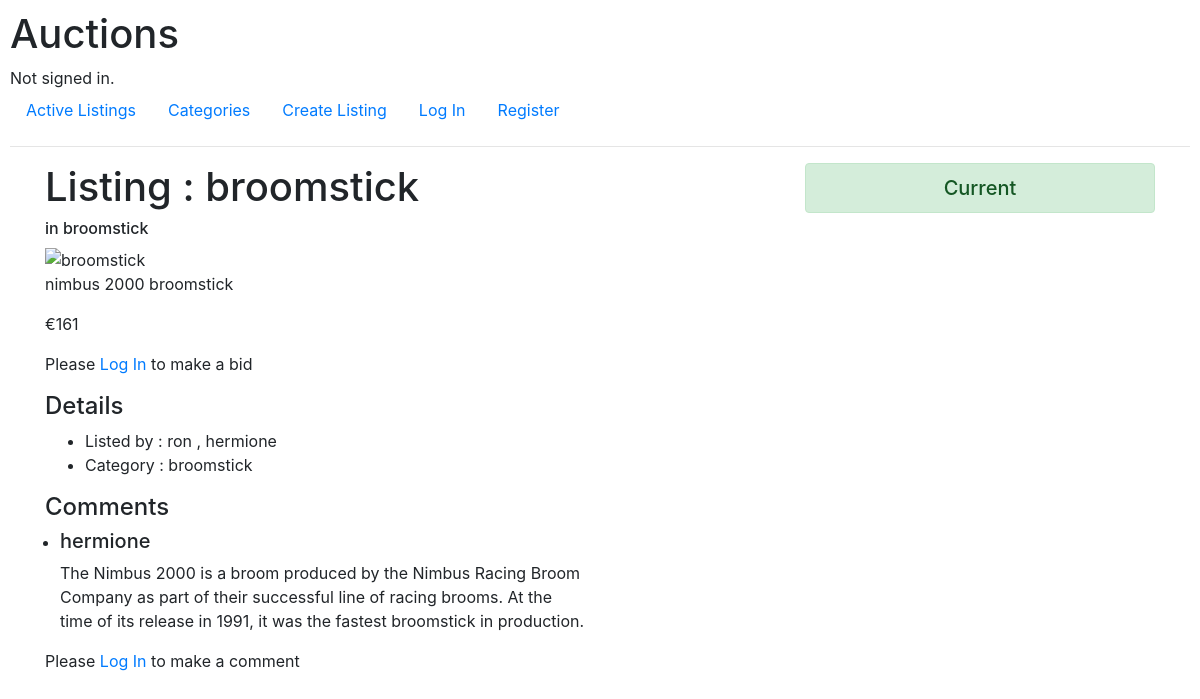
Page /listings/1 on the committed database.
### auctions/models.py (models this page shows, shortened)
class AuctionListing(models.Model):
    title = models.CharField(max_length=255)
    description = models.TextField()
    price = models.IntegerField()
    image = models.URLField(blank=True)
    created = models.DateTimeField(auto_now=True)
    active = models.BooleanField()
    category = models.ForeignKey(Category,blank=True, on_delete=models.SET_NULL, null=True, related_name="categories")
    winner = models.ForeignKey(User,blank=True, on_delete=models.SET_NULL, null=True, related_name="winner")
    seller = models.ForeignKey(User, on_delete=models.CASCADE, related_name="seller")

class Category(models.Model):
    name = models.CharField(max_length=65)
    def __str__(self):
        return f"{self.name}"

class WatchList(models.Model):
    user = models.ForeignKey(User, on_delete=models.CASCADE, related_name="watcher")
    auction = models.ForeignKey(AuctionListing, on_delete=models.CASCADE, related_name="auction")
    def __str__(self):
        return f"{self.user}"

class User(AbstractUser):
    pass

class Comment(models.Model):
    comment = models.TextField()
    author = models.ForeignKey(User, on_delete=models.CASCADE, related_name="author")
    auction = models.ForeignKey(AuctionListing, on_delete=models.CASCADE, related_name="list_auction")

### auctions/views.py (the view, shortened to what this page needs)
# urls.py: path("listings/<int:id>", views.single_listing, name="single_listing"),
def single_listing(request, id):
    current_listing = AuctionListing.objects.get(id=id)
    bid = Bid.objects.filter(listing=current_listing).aggregate(Max('amount'))
    amount = max(bid['amount__max'] if None else 0, current_listing.price)
    user = request.user
    message = None
    form = CommentForm()
    watcher = ""
    if request.user.is_authenticated:
        watcher = WatchList.objects.filter(user=user, auction=current_listing)
    return render(request, "auctions/single.html", {
        'listing' : current_listing,
        'watched' : watcher,
        'bid' : bid,
        'watcher' : WatchList.objects.filter(auction=current_listing),
        'message' : message,
        'form' : form,
        'comments': Comment.objects.filter(auction=current_listing)
    })

### auctions/templates/auctions/single.html (shortened to what this page needs)
{% extends 'auctions/layout.html' %}
{% block body %}
<div class="container">
    <div class="row">
        <div class="col-sm-8">
            <h1> Listing : {{ listing.title }}</h1>
            <h6>in {{ listing.category }}</h6>
        </div>
        <div class="col-sm-4">
            {% if listing.active %}
                <h5 class="alert alert-success from-control text-center"><span>Current</span></h5>
                {% else %}
                <h5 class="alert alert-danger from-control text-center"><span>Closed</span></h5>
            {% endif %}
        </div>
    </div>
    {% if listing.image %}
        <img src="{{ listing.image }}" alt="{{ listing.title }}">
    {% endif %}
    <p>{{ listing.description }}</p>
    {% if bid.amount__max is not None %}
        <p>€{{ bid.amount__max }}</p>
    {% else %}
        <p>€{{ listing.price }} </p>
    {% endif %}
    {% if user.is_authenticated %}
        {% if user == listing.seller %}
            <p>You are the owner</p>
        {% elif user == listing.winner %}
            {% if listing.active == 0 %}
                <p>You won {{ listing.title }}</p>
            {% else %}
                <p>You made the best bid</p>
            {% endif %}
        {% else %}
            {% if listing.active %}
                <form method='POST'>
                    {% csrf_token %}
                    <input type="number" class="form-control" placeholder="Bid" {% if bid.amount__max %} min="{{ bid.amount__max|add:1 }}" {% endif %} name="bid">
                    <button type="submit" class="btn btn-primary">Place Bid</button>
                </form>
            {% else %}
                <p>Bid are closed</p>
            {% endif %}
        {% endif %}
    {% else %}
        <p>Please <a href="{% url 'login' %}">Log In</a> to make a bid</p>
    {% endif %}
    <h4>Details</h4>
    <ul>
        <li>Listed by :
            {% for w in watcher %}
                {{ w }} {% if not forloop.last %},{% endif %}
            {% empty %}
                No one watch
            {% endfor %}
        </li>
        <li>Category :
            {% if listing.category %}
                    {{ listing.category }}
            {% else %}
                No Category Listed
            {% endif %}
        </li>
    </ul>
    <h4>Comments</h4>
    <ul class="col-md-6 col-sm-12">
        {% for comment in comments %}
        <li>
            <h5>{{ comment.author }}</h5>
            <p>{{ comment.comment }}</p>
        </li>
        {% empty %}
        No comments yet
        {% endfor %}
    </ul>
    {% if user.is_authenticated %}
    <h4>Make a comment</h4>
        <form method="POST">
            {% csrf_token %}
            {{ form.as_p }}
            <button type="submit" class="btn btn-info">Send comment</button>
        </form>
    {% else %}
        <p>Please <a href="{% url 'login' %}">Log In</a> to make a comment</p>
    {% endif %}
</div>
{% endblock %}

### auctions/static/auctions/styles.css (style rules this page uses)
body { padding: 10px; }

### rows in the picture
AuctionListing: title "broomstick", category "broomstick", description "nimbus 2000 broomstick"
WatchList: user.username "ron"
WatchList: user.username "hermione"
Comment: author "hermione", comment "The Nimbus 2000 is a broom produced by the Nimbus Racing Broom Company as part of their successful line of racing brooms. At the time of its release in 1991, it was the fastest broomstick in production."

### other values in the picture
{{ bid.amount__max }} "161"
